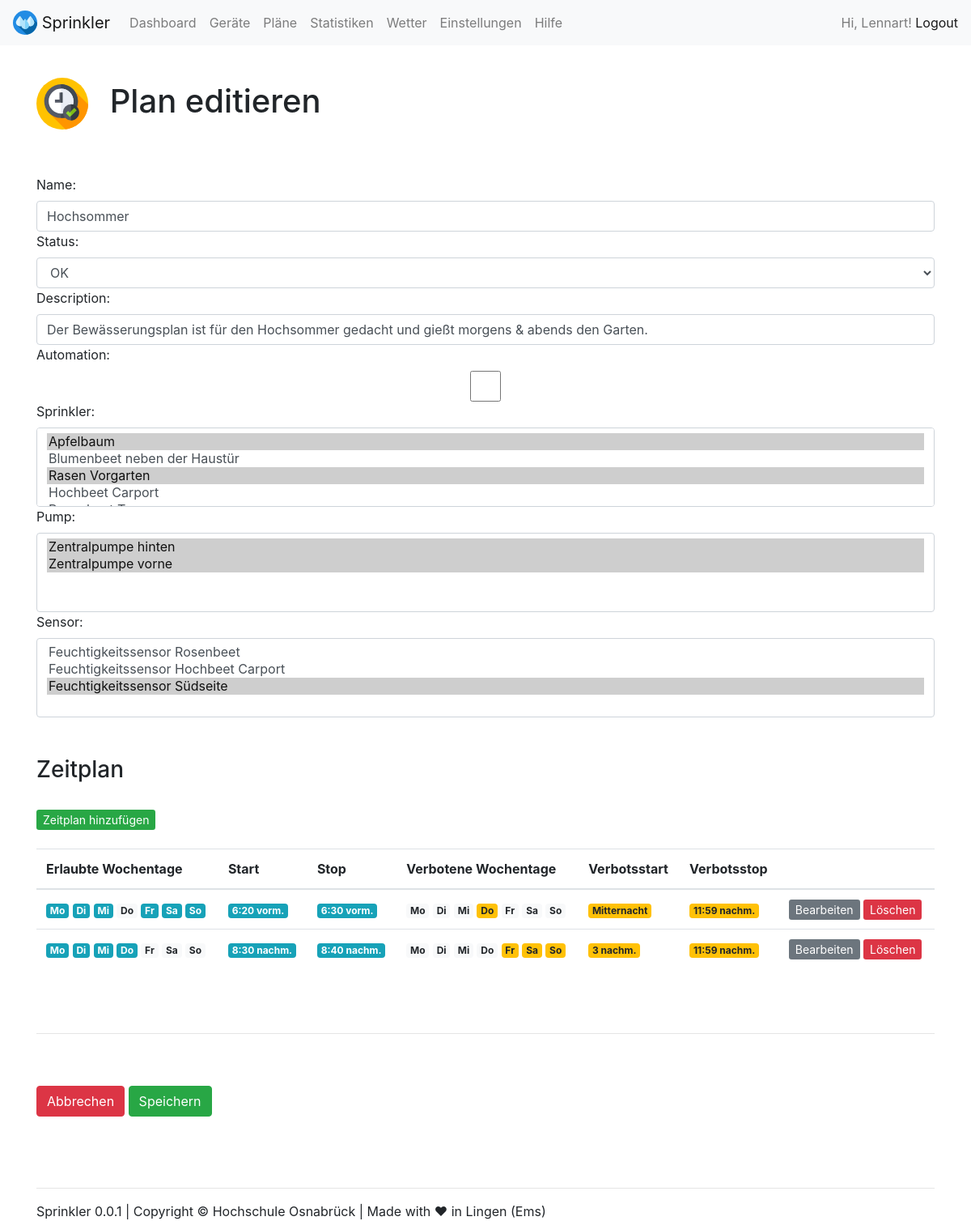
The page /plans/edit/11 (signed in) on the database its author committed.
### webapp/models.py (models this page shows, shortened)
class Plan(models.Model):
    name = models.CharField(max_length=200)
    status = models.CharField(
        max_length=10,
        choices=STATUS_CHOICES,
        default='OK',
    )
    description = models.CharField(max_length=3000, default="Beschreibung")
    automation = models.BooleanField(default=False)
    sprinkler = models.ManyToManyField(Sprinkler)
    pump = models.ManyToManyField(Pump)
    sensor = models.ManyToManyField(Sensor)
    next_execution_time = None

class Sprinkler(models.Model):
    name = models.CharField(max_length=200)
    status = models.CharField(
        max_length=10,
        choices=STATUS_CHOICES,
        default='OK',
    )
    curr_active = models.BooleanField(default=False)
    device_type = 'Sprinkler'
    def __str__(self):
        return self.name

class Pump(models.Model):
    name = models.CharField(max_length=200)
    status = models.CharField(
        max_length=10,
        choices=STATUS_CHOICES,
        default='OK',
    )
    curr_active = models.BooleanField(default=False)
    device_type = 'Pump'
    def __str__(self):
        return self.name

class Sensor(models.Model):
    name = models.CharField(max_length=200)
    status = models.CharField(
        max_length=10,
        choices=STATUS_CHOICES,
        default='OK',
    )
    curr_active = models.BooleanField(default=False)
    device_type = 'Sensor'
    def __str__(self):
        return self.name

class Schedule(models.Model):
    plan = models.ForeignKey(Plan, on_delete=models.CASCADE)
    allow_monday = models.BooleanField(default=False)
    allow_tuesday = models.BooleanField(default=False)
    allow_wednesday = models.BooleanField(default=False)
    allow_thursday = models.BooleanField(default=False)
    allow_friday = models.BooleanField(default=False)
    allow_saturday = models.BooleanField(default=False)
    allow_sunday = models.BooleanField(default=False)
    allow_time_start = models.TimeField(auto_now=False, auto_now_add=False)
    allow_time_stop = models.TimeField(auto_now=False, auto_now_add=False)
    deny_monday = models.BooleanField(default=False)
    deny_tuesday = models.BooleanField(default=False)
    deny_wednesday = models.BooleanField(default=False)
    deny_thursday = models.BooleanField(default=False)
    deny_friday = models.BooleanField(default=False)
    deny_saturday = models.BooleanField(default=False)
    deny_sunday = models.BooleanField(default=False)
    deny_time_start = models.TimeField(auto_now=False, auto_now_add=False)
    deny_time_stop = models.TimeField(auto_now=False, auto_now_add=False)
    allowed_weekdays = None
    denied_weekdays = None
    next_allowed_start_date_time = None
    next_allowed_end_date_time = None
    next_denied_start_date_time = None
    next_denied_end_date_time = None
    def get_next_date_time(self, weekdays, dt):
        weekday = datetime.datetime.now().weekday()
        for i in range(0, 8):
            if weekday in weekdays:
                now_date_time = datetime.datetime.now()
                temp_date_time = now_date_time + datetime.timedelta(days=i)
                day = str("{:02d}".format(temp_date_time.day))
                month = str("{:02d}".format(temp_date_time.month))
                year = str(temp_date_time.year)
                hour = str("{:02d}".format(dt.hour))
                minute = str("{:02d}".format(dt.minute))
                second = str("{:02d}".format(dt.second))
                date_time_str = year + '-' + month + '-' + day + ' ' + hour + ':' + minute + ':' + second
                date_time = datetime.datetime.strptime(date_time_str, '%Y-%m-%d %H:%M:%S')
                if date_time > now_date_time:
                    return date_time
            if weekday == 6:
                weekday = 0
            else:
                weekday += 1
    def get_allowed_weekdays(self):
        allowed_weekdays = []
        if self.allow_monday: allowed_weekdays.append(0)
        if self.allow_tuesday: allowed_weekdays.append(1)
        if self.allow_wednesday: allowed_weekdays.append(2)
        if self.allow_thursday: allowed_weekdays.append(3)
        if self.allow_friday: allowed_weekdays.append(4)
        if self.allow_saturday: allowed_weekdays.append(5)
        if self.allow_sunday: allowed_weekdays.append(6)
        return allowed_weekdays
    def get_denied_weekdays(self):
        denied_weekdays = []
        if self.deny_monday: denied_weekdays.append(0)
        if self.deny_tuesday: denied_weekdays.append(1)
        if self.deny_wednesday: denied_weekdays.append(2)
        if self.deny_thursday: denied_weekdays.append(3)
        if self.deny_friday: denied_weekdays.append(4)
        if self.deny_saturday: denied_weekdays.append(5)
        if self.deny_sunday: denied_weekdays.append(6)
        return denied_weekdays

### webapp/views.py (the view)
# urls.py: path('plans/edit/<int:plan_id>', views.plans_edit, name='plan_edit'),
@login_required(login_url='/admin/login/')
def plans_edit(request, plan_id):
    args = {}
    args['id'] = plan_id
    if request.method == 'POST':
        plan = Plan.objects.get(pk=plan_id)
        plan_form = PlanForm(request.POST, instance=plan)
        plan_form.save()
        return redirect('plans')
    else:
        plan = Plan.objects.get(pk=plan_id)
        args['form'] = PlanForm(instance=plan)
        schedules = Schedule.objects.filter(plan=plan_id).all()
        for schedule in schedules:
            schedule.allowed_weekdays = schedule.get_allowed_weekdays()
            schedule.denied_weekdays = schedule.get_denied_weekdays()
            next_allowed_start_date_time = schedule.get_next_date_time(schedule.allowed_weekdays, schedule.allow_time_start)
            next_allowed_end_date_time = schedule.get_next_date_time(schedule.allowed_weekdays, schedule.allow_time_stop)
            next_denied_start_date_time = schedule.get_next_date_time(schedule.denied_weekdays, schedule.deny_time_start)
            next_denied_end_date_time = schedule.get_next_date_time(schedule.denied_weekdays, schedule.deny_time_stop)
        args['schedules'] = schedules
    return TemplateResponse(request, "plans_edit.html", args)

### webapp/models.py
class PlanForm(ModelForm):
    class Meta:
        model = Plan
        fields = ('name', 'status', 'description', 'automation', 'sprinkler', 'pump', 'sensor')
        widgets = {
            'name': forms.TextInput(attrs={'class': 'form-control'}),
            'status': forms.Select(attrs={'class': 'form-control'}),
            'description': forms.TextInput(attrs={'class': 'form-control'}),
            'automation': forms.CheckboxInput(attrs={'class': 'form-control'}),
            'sprinkler': forms.SelectMultiple(attrs={'class': 'form-control'}),
            'pump': forms.SelectMultiple(attrs={'class': 'form-control'}),
            'sensor': forms.SelectMultiple(attrs={'class': 'form-control'}),
        }

### webapp/templates/plans_edit.html (shortened to what this page needs)
{% load static %}
{% include "views/top.html" %}
<br>
<h1><img src="{% static 'webapp/img/icons/plans.svg' %}" width="64" class="mr-3"> Plan editieren</h1>
<br><br>
<form method="POST" action="{% url "plan_edit" id %}">
    {{ form }}
    <br><br>
    <h3>Zeitplan</h3>
    <br>
    <a class="btn-sm btn-success" href="{% url 'schedule_create' id %}" role="button">Zeitplan hinzufügen</a>
    <br><br>
    {% if schedules %}
    <table class="table table-hover">
     <thead>
        <tr>
          <th scope="col">Erlaubte Wochentage</th>
          <th scope="col">Start</th>
          <th scope="col">Stop</th>
          <th scope="col">Verbotene Wochentage</th>
          <th scope="col">Verbotsstart</th>
          <th scope="col">Verbotsstop</th>
          <th scope="col"></th>
        </tr>
      </thead>
      <tbody>
      {% for schedule in schedules %}
        <tr>
          <td>
            {% if 0 in schedule.allowed_weekdays %}
            <span class="badge badge-info">Mo</span>
            {% else %}
            <span class="badge badge-light">Mo</span>
            {% endif %}
            {% if 1 in schedule.allowed_weekdays %}
            <span class="badge badge-info">Di</span>
            {% else %}
            <span class="badge badge-light">Di</span>
            {% endif %}
            {% if 2 in schedule.allowed_weekdays %}
            <span class="badge badge-info">Mi</span>
            {% else %}
            <span class="badge badge-light">Mi</span>
            {% endif %}
            {% if 3 in schedule.allowed_weekdays %}
            <span class="badge badge-info">Do</span>
            {% else %}
            <span class="badge badge-light">Do</span>
            {% endif %}
            {% if 4 in schedule.allowed_weekdays %}
            <span class="badge badge-info">Fr</span>
            {% else %}
            <span class="badge badge-light">Fr</span>
            {% endif %}
            {% if 5 in schedule.allowed_weekdays %}
            <span class="badge badge-info">Sa</span>
            {% else %}
            <span class="badge badge-light">Sa</span>
            {% endif %}
            {% if 6 in schedule.allowed_weekdays %}
            <span class="badge badge-info">So</span>
            {% else %}
            <span class="badge badge-light">So</span>
            {% endif %}
          </td>
          <td><span class="badge badge-info">{{ schedule.allow_time_start }}</span></td>
          <td><span class="badge badge-info">{{ schedule.allow_time_stop }}</span></td>
          <td>
            {% if 0 in schedule.denied_weekdays %}
            <span class="badge badge-warning">Mo</span>
            {% else %}
            <span class="badge badge-light">Mo</span>
            {% endif %}
            {% if 1 in schedule.denied_weekdays %}
            <span class="badge badge-warning">Di</span>
            {% else %}
            <span class="badge badge-light">Di</span>
            {% endif %}
            {% if 2 in schedule.denied_weekdays %}
            <span class="badge badge-warning">Mi</span>
            {% else %}
            <span class="badge badge-light">Mi</span>
            {% endif %}
            {% if 3 in schedule.denied_weekdays %}
            <span class="badge badge-warning">Do</span>
            {% else %}
            <span class="badge badge-light">Do</span>
            {% endif %}
            {% if 4 in schedule.denied_weekdays %}
            <span class="badge badge-warning">Fr</span>
            {% else %}
            <span class="badge badge-light">Fr</span>
            {% endif %}
            {% if 5 in schedule.denied_weekdays %}
            <span class="badge badge-warning">Sa</span>
            {% else %}
            <span class="badge badge-light">Sa</span>
            {% endif %}
            {% if 6 in schedule.denied_weekdays %}
            <span class="badge badge-warning">So</span>
            {% else %}
            <span class="badge badge-light">So</span>
            {% endif %}
            </td>
          <td><span class="badge badge-warning">{{ schedule.deny_time_start }}</span></td>
          <td><span class="badge badge-warning">{{ schedule.deny_time_stop }}</span></td>
          <td>
            <a class="btn-sm btn-secondary" href="{% url 'schedule_edit' id schedule.id %}" role="button">Bearbeiten</a>
            <a onclick="return confirm('Soll der Plan {{ plan.name }} löschen?')" class="btn-sm btn-danger" href="{% url 'schedule_delete' id schedule.id %}" role="button">Löschen</a>
          </td>
        </tr>
      {% endfor %}
    </tbody>
  </table>
  {% else %}
  Für diesen Plan wurden noch keine Zeitpläne definiert.
  {% endif %}
  <br><br>
  <hr>
  <br><br>
  <a class="btn btn-danger" href="{% url 'plans' %}" role="button">Abbrechen</a>
  <button type="submit" class="btn btn-success">Speichern</button>
</form>
{% include "views/footer.html" %}
{% include "views/bottom.html" %}

### webapp/templates/views/top.html (shortened to what this page needs)
{% load static %}
<!doctype html>
<html lang="de">
  <head>
    <link rel="stylesheet" href="https://stackpath.bootstrapcdn.com/bootstrap/4.5.2/css/bootstrap.min.css">
    <link rel="stylesheet" type="text/css" href="{% static 'webapp/css/style.css' %}">
  </head>
  <body>
    <nav class="navbar navbar-expand-lg navbar-light bg-light">
      <a class="navbar-brand" href="{% url 'index' %}">
        <img src="{% static 'webapp/img/icons/drops.svg' %}" width="30" height="30" class="d-inline-block align-top" alt="" loading="lazy">
        Sprinkler
      </a>
      <div class="collapse navbar-collapse" id="navbarNavAltMarkup">
        <div class="navbar-nav">
          {% if user.is_authenticated %}
          <a class="nav-link" href="{% url 'dashboard' %}">Dashboard</a>
          <a class="nav-link" href="{% url 'devices' %}">Geräte</a>
          <a class="nav-link" href="{% url 'plans' %}">Pläne</a>
          <a class="nav-link" href="{% url 'statistics' %}">Statistiken</a>
          <a class="nav-link" href="{% url 'weather' %}">Wetter</a>
          <a class="nav-link" href="{% url 'settings' %}">Einstellungen</a>
          {% endif %}
          <a class="nav-link" href="{% url 'help' %}">Hilfe</a>
        </div>
      </div>
      <span class="navbar-text">
      {% if user.is_authenticated %}
      Hi, {{ user.first_name }}!  <a href="/admin/logout/?next=/">Logout</a>
      {% else %}
      <a href="/admin/login/?next=/dashboard/">Login</a>
      {% endif %}
      </span>
    </nav>
    <div class="container mt-3">

### rows shown on the page
Plan: name "Hochsommer", status "OK", description "Der Bewässerungsplan ist für den Hochsommer gedacht und gießt morgens & abends den Garten."
Schedule: shows "Mo", shows "Di", shows "Mi", shows "Do", shows "Fr", shows "Sa", shows "So", allow_time_start "6:20 vorm.", allow_time_stop "6:30 vorm.", deny_time_start "Mitternacht", deny_time_stop "11:59 nachm."
Schedule: shows "Mo", shows "Di", shows "Mi", shows "Do", shows "Fr", shows "Sa", shows "So", allow_time_start "8:30 nachm.", allow_time_stop "8:40 nachm.", deny_time_start "3 nachm.", deny_time_stop "11:59 nachm."

### other values the page prints
{{ user.first_name }} "Lennart"
